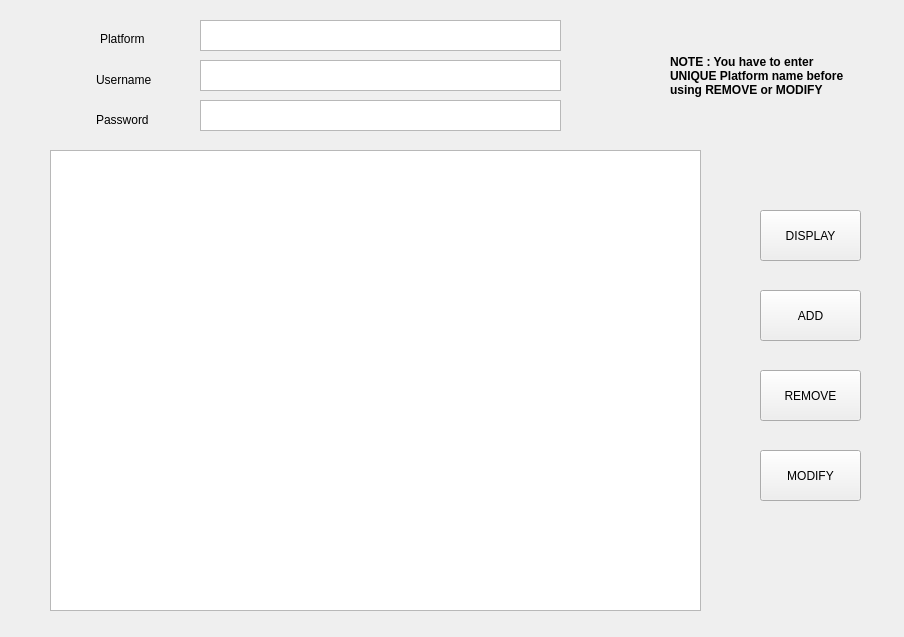
<?xml version="1.0" encoding="UTF-8"?>
<ui version="4.0">
 <class>MainWindow</class>
 <widget class="QMainWindow" name="MainWindow">
  <property name="geometry">
   <rect>
    <x>0</x>
    <y>0</y>
    <width>904</width>
    <height>637</height>
   </rect>
  </property>
  <property name="windowTitle">
   <string>Password Manager</string>
  </property>
  <widget class="QWidget" name="centralwidget">
   <widget class="QPushButton" name="dsplybtn">
    <property name="geometry">
     <rect>
      <x>760</x>
      <y>210</y>
      <width>101</width>
      <height>51</height>
     </rect>
    </property>
    <property name="text">
     <string>DISPLAY</string>
    </property>
   </widget>
   <widget class="QPushButton" name="addbtn">
    <property name="geometry">
     <rect>
      <x>760</x>
      <y>290</y>
      <width>101</width>
      <height>51</height>
     </rect>
    </property>
    <property name="text">
     <string>ADD</string>
    </property>
   </widget>
   <widget class="QPushButton" name="rmvbtn">
    <property name="geometry">
     <rect>
      <x>760</x>
      <y>370</y>
      <width>101</width>
      <height>51</height>
     </rect>
    </property>
    <property name="text">
     <string>REMOVE</string>
    </property>
   </widget>
   <widget class="QPushButton" name="mdfybtn">
    <property name="geometry">
     <rect>
      <x>760</x>
      <y>450</y>
      <width>101</width>
      <height>51</height>
     </rect>
    </property>
    <property name="text">
     <string>MODIFY</string>
    </property>
   </widget>
   <widget class="QLabel" name="ptfrm">
    <property name="geometry">
     <rect>
      <x>100</x>
      <y>30</y>
      <width>67</width>
      <height>17</height>
     </rect>
    </property>
    <property name="text">
     <string>Platform</string>
    </property>
   </widget>
   <widget class="QLabel" name="usrnm">
    <property name="geometry">
     <rect>
      <x>96</x>
      <y>70</y>
      <width>71</width>
      <height>20</height>
     </rect>
    </property>
    <property name="text">
     <string>Username</string>
    </property>
   </widget>
   <widget class="QLabel" name="pswrd">
    <property name="geometry">
     <rect>
      <x>96</x>
      <y>110</y>
      <width>71</width>
      <height>20</height>
     </rect>
    </property>
    <property name="text">
     <string>Password</string>
    </property>
   </widget>
   <widget class="QListView" name="lst">
    <property name="geometry">
     <rect>
      <x>50</x>
      <y>150</y>
      <width>651</width>
      <height>461</height>
     </rect>
    </property>
   </widget>
   <widget class="QPlainTextEdit" name="ptfrmtxt">
    <property name="geometry">
     <rect>
      <x>200</x>
      <y>20</y>
      <width>361</width>
      <height>31</height>
     </rect>
    </property>
   </widget>
   <widget class="QPlainTextEdit" name="usrnmtxt">
    <property name="geometry">
     <rect>
      <x>200</x>
      <y>60</y>
      <width>361</width>
      <height>31</height>
     </rect>
    </property>
   </widget>
   <widget class="QPlainTextEdit" name="pswrdtxt">
    <property name="geometry">
     <rect>
      <x>200</x>
      <y>100</y>
      <width>361</width>
      <height>31</height>
     </rect>
    </property>
   </widget>
   <widget class="QLabel" name="note">
    <property name="geometry">
     <rect>
      <x>670</x>
      <y>40</y>
      <width>181</width>
      <height>71</height>
     </rect>
    </property>
    <property name="font">
     <font>
      <weight>75</weight>
      <bold>true</bold>
     </font>
    </property>
    <property name="lineWidth">
     <number>1</number>
    </property>
    <property name="text">
     <string>NOTE : You have to enter UNIQUE Platform name before using REMOVE or MODIFY</string>
    </property>
    <property name="textFormat">
     <enum>Qt::PlainText</enum>
    </property>
    <property name="wordWrap">
     <bool>true</bool>
    </property>
    <property name="indent">
     <number>-1</number>
    </property>
   </widget>
  </widget>
 </widget>
 <resources/>
 <connections/>
</ui>
